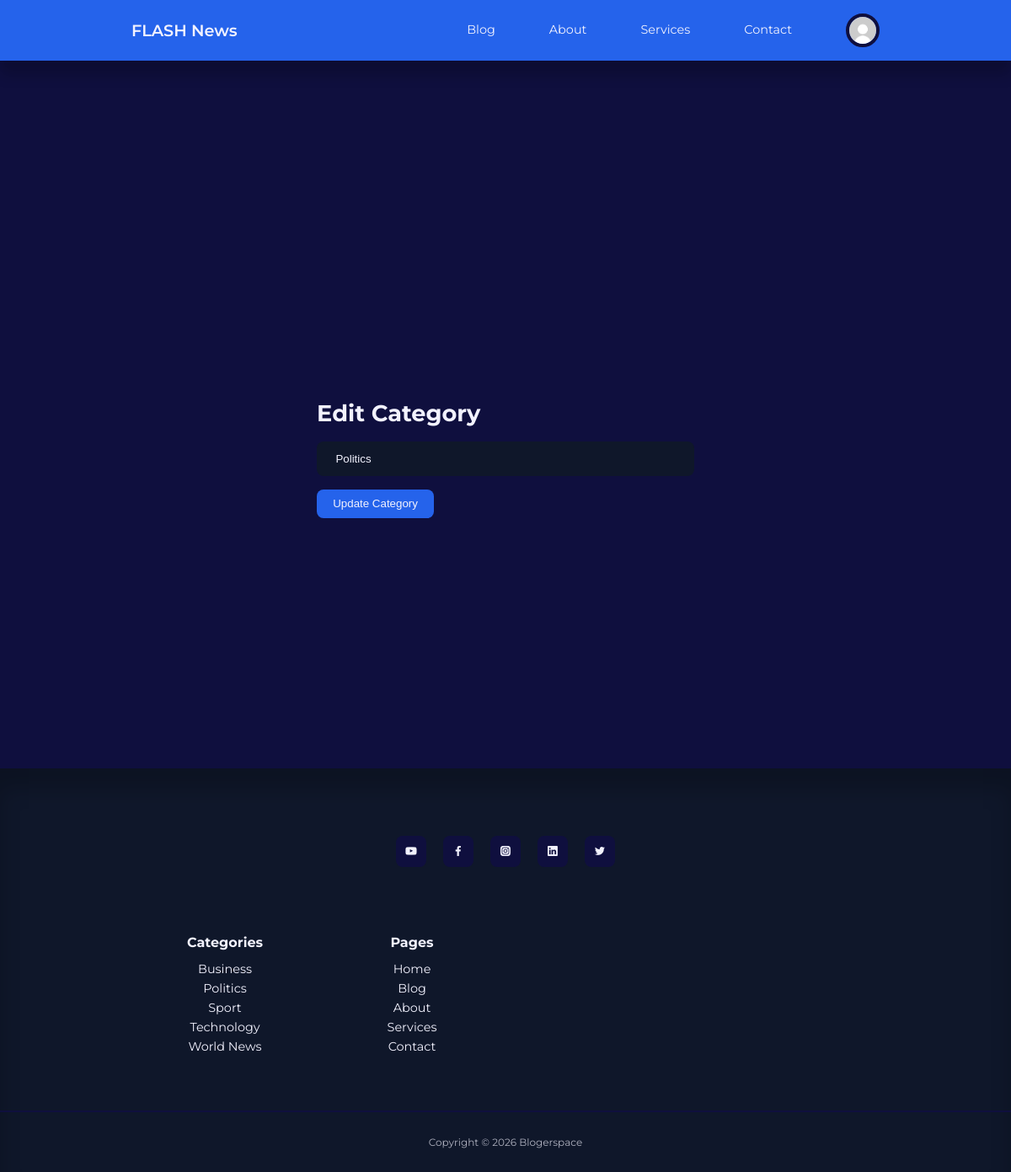
Page /admin/edit-category.php?id=3 (signed in) on the committed database.
### tables this page shows
CREATE TABLE `categories` (
  `id` int(11) NOT NULL,
  `name` varchar(80) NOT NULL,
  `slug` varchar(120) NOT NULL,
  `created_at` timestamp NOT NULL DEFAULT current_timestamp()
);

### includes/functions.php (called while the page is built, shortened)
<?php
function e(string $s): string {
  return htmlspecialchars($s, ENT_QUOTES, 'UTF-8');
}

### admin/edit-category.php (the view, shortened to what this page needs)
<?php
require __DIR__ . "/../includes/db.php";
require __DIR__ . "/../includes/functions.php";
$id = (int)($_GET['id'] ?? 0);
$stmt = $pdo->prepare("SELECT * FROM categories WHERE id=? LIMIT 1");
$stmt->execute([$id]);
$category = $stmt->fetch();
require __DIR__ . "/../includes/header.php";
?>
<section class="form__section">
    <div class="container form__section-container">
        <h2>Edit Category</h2>
        <form method="POST">
            <input type="text" name="name" value="<?= e($category['name']) ?>" required>
            <button type="submit" class="btn">Update Category</button>
        </form>
    </div>
</section>
<?php require __DIR__ . "/../includes/footer.php"; ?>

### includes/footer.php
<?php
require_once __DIR__ . "/db.php";
$stmt = $pdo->query("SELECT name, slug FROM categories ORDER BY name ASC");
$footer_categories = $stmt->fetchAll();
$footer_pages = [
    ["label" => "Home",     "href" => "/blog/index.php"],
    ["label" => "Blog",     "href" => "/blog/blog.php"],
    ["label" => "About",    "href" => "/blog/about.php"],
    ["label" => "Services", "href" => "/blog/services.php"],
    ["label" => "Contact",  "href" => "/blog/contact.php"],
];
?>
<footer>
    <div class="footer__socials">
        <a href="https://youtube.com/" target="_blank"><i class="uil uil-youtube"></i></a>
        <a href="https://facebook.com/" target="_blank"><i class="uil uil-facebook-f"></i></a>
        <a href="https://instagram.com/" target="_blank"><i class="uil uil-instagram-alt"></i></a>
        <a href="https://linkedin.com/" target="_blank"><i class="uil uil-linkedin"></i></a>
        <a href="https://twitter.com/" target="_blank"><i class="uil uil-twitter"></i></a>
    </div>
    <div class="container footer__container">
        <article>
            <h4>Categories</h4>
            <ul>
                <?php if (!empty($footer_categories)): ?>
                    <?php foreach ($footer_categories as $cat): ?>
                        <li>
                            <a href="/blog/category-posts.php?slug=<?= e($cat['slug']) ?>">
                                <?= e($cat['name']) ?>
                            </a>
                        </li>
                    <?php endforeach; ?>
                <?php else: ?>
                    <li><a href="/blog/blog.php">No categories yet</a></li>
                <?php endif; ?>
            </ul>
        </article>
        <article>
            <h4>Pages</h4>
            <ul>
                <?php foreach ($footer_pages as $p): ?>
                    <li><a href="<?= e($p['href']) ?>"><?= e($p['label']) ?></a></li>
                <?php endforeach; ?>
            </ul>
        </article>
    </div>
    <div class="footer__copyright">
        <small>Copyright &copy; <?= date("Y") ?> Blogerspace</small>
    </div>
</footer>

### style.css (style rules this page uses)
:root { --color-primary: #2563eb; --color-primary-light: hsl(221, 83%, 53%, 15%); --color-primary-variant: #1e40af; --color-red: #dc2626; --color-red-light: hsl(0, 84%, 60%, 15%); --color-green: #16a34a; --color-green-light: hsl(142, 71%, 45%, 15%); --color-gray-900: #0f172a; --color-gray-700: #334155; --color-gray-300: rgba(242, 242, 254, 0.3); --color-gray-200: rgba(242, 242, 254, 0.7); --color-white: #f2f2fe; --color-bg: #0f0f3e; --tranistion: all 300ms ease; --container-width-lg: 74%; --container-width-md: 88%; --form-width: 40%; --card-border-radius-1: 0.3rem; --card-border-radius-2: 0.5rem; --card-border-radius-3: 0.8rem; --card-border-radius-4: 2rem; --card-border-radius-5: 5rem; }
* { margin: 0; padding: 0; outline: 0; border: 0; appearance: 0; list-style: none; text-decoration: none; box-sizing: border-box; }
body { font-family: "Montserrat", sans-serif; line-height: 1.6; color: var(--color-gray-200); overflow-x: hidden; background: var(--color-bg); font-size: 0.9rem; }
.container { width: var(--container-width-lg); max-width: 1800px; margin-inline: auto; }
section { margin-top: 7rem; width: 100%; }
h1, h2, h3, h4, h5 { color: var(--color-white); line-height: 1.3; }
h2 { font-size: 1.7rem; margin: 1rem 0; }
h4 { font-size: 1rem; }
a { color: var(--color-white); transition: var(--tranistion); }
footer { background: var(--color-gray-900); padding: 5rem 0 0; box-shadow: inset 0 1.5rem 1.5rem rgba(0, 0, 0, 0.2); }
.footer__socials { margin-inline: auto; width: fit-content; display: flex; justify-content: space-between; align-items: center; gap: 1.2rem; margin-bottom: 5rem; }
.footer__socials a { background: var(--color-bg); border-radius: var(--card-border-radius-2); width: 2.3rem; height: 2.3rem; display: flex; align-items: center; justify-content: center; }
.footer__container { display: grid; grid-template-columns: repeat(4, 1fr); text-align: center; justify-items: center; align-items: start; }
footer h4 { color: var(--color-white); margin-bottom: 0.6rem; }
footer ul li { text-align: center; }
footer ul { padding: 0; }
.footer__copyright { text-align: center; padding: 1.5rem 0; margin-top: 4rem; border-top: 2px solid var(--color-bg); }
.btn { display: inline-block; width: fit-content; padding: 0.6rem 1.2rem; background: var(--color-primary); border-radius: var(--card-border-radius-2); cursor: pointer; transition: var(--tranistion); color: var(--color-white); }
.form__section { display: grid; place-items: center; min-height: 100vh; padding: 6rem 0 3rem; }
.form__section-container { width: min(var(--form-width), 100%); max-width: 34rem; padding-inline: 1rem; }
form { display: flex; flex-direction: column; gap: 1rem; }
input,textarea,select { padding: 0.8rem 1.4rem; background-color: var(--color-gray-900); border-radius: var(--card-border-radius-2); resize: none; color: var(--color-white); }

### rows in the picture
categories: name "Politics"
categories: name "Business"
categories: name "Sport"
categories: name "Technology"
categories: name "World News"

### other values in the picture
$p['label'] "Home"
$p['label'] "Blog"
$p['label'] "About"
$p['label'] "Services"
$p['label'] "Contact"
